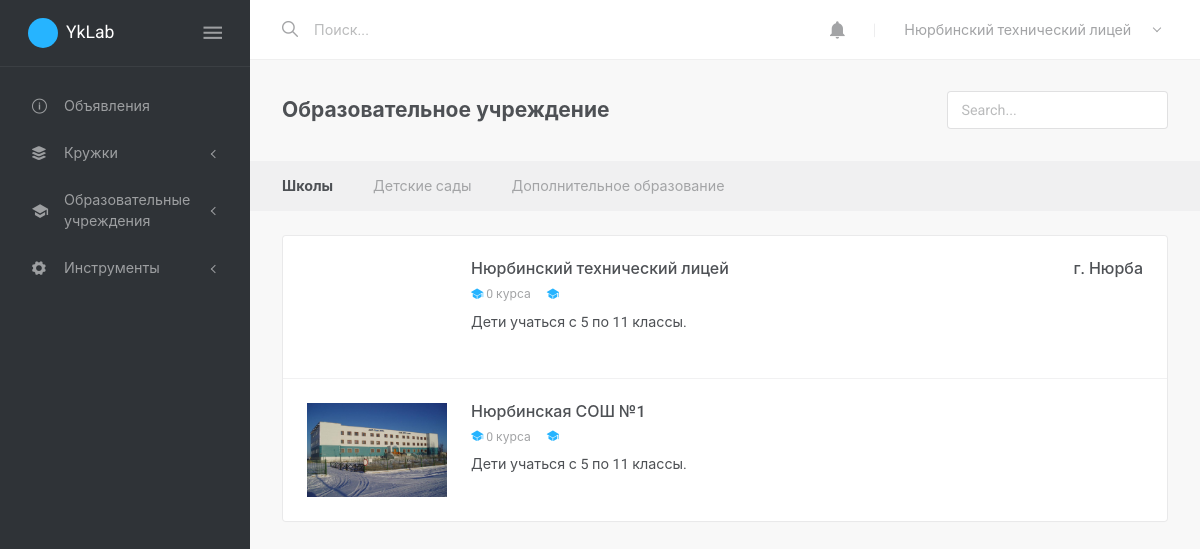
/schools/?type=SE (signed in), run on the app's committed database.
### accounts/models.py (models this page shows, shortened)
class User(AbstractBaseUser, PermissionsMixin):
    ACCOUNTS_TYPES = (
        ('SH', 'Образовательная организация'),
        ('TH', 'Учитель'),
        ('PR', 'Ученик'),
    )
    username = models.CharField(max_length=127, unique=True)
    image = models.ImageField(upload_to='avatars/', null=True, blank=True)
    name = models.CharField(max_length=127)
    type = models.CharField(max_length=2, choices=ACCOUNTS_TYPES)
    is_active = models.BooleanField(default=True)
    is_staff = models.BooleanField(default=False)
    is_verified = models.BooleanField(default=False)
    USERNAME_FIELD = 'username'
    objects = UserManager()
    @property
    def full_type(self):
        return dict(self.ACCOUNTS_TYPES)[self.type]

### school/models.py (models this page shows, shortened)
class School(models.Model):
    EDU_TYPES = (
        ('CE', 'Детское образовательное учреждение'),
        ('SE', 'Образовательное учреждение'),
        ('AE', 'Дополнительное образование')
    )
    user = models.OneToOneField(User, on_delete=models.CASCADE)
    type = models.CharField(max_length=2, choices=EDU_TYPES)
    image = models.ImageField(upload_to='schools/', default="schools/default.png")
    description = RichTextField(blank=True)
    address = models.CharField(max_length=255, blank=True)
    telephone = models.CharField(max_length=11, blank=True)
    child_amount = models.IntegerField(default=0)
    min_grade = models.IntegerField(default=5)
    max_grade = models.IntegerField(default=11)
    headteacher = models.CharField(max_length=127, blank=True)
    subheadteacher = models.CharField(max_length=127, blank=True)
    foundation_date = models.DateField(null=True, blank=True)
    email = models.EmailField(blank=True)
    site = models.CharField(max_length=63, blank=True)
    @property
    def locality(self):
        if len(self.address.split(',')) >= 2:
            return self.address.split(',')[1]
        return ""
    @property
    def name(self):
        return self.user.name

### school/views.py (the view)
# urls.py: path('schools/', views.schools, name='schools'),
@login_required()
def schools(request):
    type = request.GET.get('type', '')
    schools = School.objects.filter(type__startswith=type)
    full_type = dict(School.EDU_TYPES)[type]
    return render(request, 'school/schools.html', locals())

### templates/school/schools.html (shortened to what this page needs)
{% extends 'base-with-sidenav.html' %}
{% block content %}
<div class="layout-content">
  <div class="container-fluid flex-grow-1 container-p-y">
    <h4 class="d-flex flex-wrap justify-content-between align-items-center w-100 font-weight-bold pt-2 mb-4">
      <div class="col-12 col-md px-0 pb-2">{{full_type}}</div>
      <div class="col-12 col-md-3 px-0 pb-2">
        <input type="text" class="form-control" placeholder="Search...">
      </div>
    </h4>
    <ul class="nav bg-lighter container-p-x py-1 container-m--x mb-4">
      <li class="nav-item">
        <a class="nav-link text-dark font-weight-bold pl-0" href="{% url 'schools' %}?type=SE">Школы</a>
      </li>
      <li class="nav-item">
        <a class="nav-link text-muted" href="{% url 'schools' %}?type=CE">Детские сады</a>
      </li>
      <li class="nav-item">
        <a class="nav-link text-muted" href="{% url 'schools' %}?type=AE">Дополнительное образование</a>
      </li>
    </ul>
    <div class="card mb-4">
      <ul class="list-group list-group-flush">
        {% for school in schools %}
        <li class="list-group-item py-4">
          <div class="media flex-wrap">
            <div class="d-none d-sm-block ui-w-140">
              <a href="{% url 'school' school.id %}" class="d-block ui-rect-67 ui-bg-cover" style="background-image: url('/media/{{school.image}}');"></a>
            </div>
            <div class="media-body ml-sm-4">
              <h5 class="mb-2">
                <div class="float-right font-weight-semibold ml-3">{{school.locality}}</div>
                <a href="{% url 'school' school.id %}" class="text-dark">{{school.name}}</a>&nbsp;
              </h5>
              <div class="d-flex flex-wrap align-items-center mb-2">
                <div class="text-muted small">
                  <i class="ion ion-ios-school text-primary"></i>
                  <span>{{school.course_set.all|length}} курса</span>
                </div>
                <div class="text-muted small">
                  <i class="ion ion-ios-school text-primary"></i>
                </div>
              </div>
              <div>Дети учаться с {{school.min_grade}} по {{school.max_grade}} классы.</div>
            </div>
          </div>
        </li>
        {% endfor %}
      </ul>
    </div>
  </div>
</div>
{% endblock %}

### templates/base-with-sidenav.html (shortened to what this page needs)
{% load static %}
{% load humanize %}
<!DOCTYPE html>
<html lang="en" class="default-style">
<head>
  <link rel="stylesheet" href="{% static 'assets/vendor/fonts/fontawesome.css' %}">
  <link rel="stylesheet" href="{% static 'assets/vendor/fonts/ionicons.css' %}">
  <link rel="stylesheet" href="{% static 'assets/vendor/fonts/linearicons.css' %}">
  <link rel="stylesheet" href="{% static 'assets/vendor/fonts/open-iconic.css' %}">
  <link rel="stylesheet" href="{% static 'assets/vendor/fonts/pe-icon-7-stroke.css' %}">
  <link rel="stylesheet" href="{% static 'assets/vendor/css/rtl/bootstrap.css' %}" class="theme-settings-bootstrap-css">
  <link rel="stylesheet" href="{% static 'assets/vendor/css/rtl/appwork.css' %}" class="theme-settings-appwork-css">
  <link rel="stylesheet" href="{% static 'assets/vendor/css/rtl/theme-corporate.css' %}" class="theme-settings-theme-css">
  <link rel="stylesheet" href="{% static 'assets/vendor/css/rtl/colors.css' %}" class="theme-settings-colors-css">
  <link rel="stylesheet" href="{% static 'assets/vendor/css/rtl/uikit.css' %}">
  <link rel="stylesheet" href="{% static 'assets/css/demo.css' %}">
  <link rel="stylesheet" href="{% static 'assets/vendor/libs/perfect-scrollbar/perfect-scrollbar.css' %}">
  <link rel="stylesheet" href="{% static 'assets/vendor/libs/toastr/toastr.css' %}">
</head>
<body>
  <div class="layout-wrapper layout-2">
    <div class="layout-inner">
      <div id="layout-sidenav" class="layout-sidenav sidenav sidenav-vertical bg-dark">
        <div class="app-brand demo">
          <span class="app-brand-logo demo bg-primary">
          </span>
          <a href="/courses" class="app-brand-text demo sidenav-text font-weight-normal ml-2">YkLab</a>
          <a href="javascript:void(0)" class="layout-sidenav-toggle sidenav-link text-large ml-auto">
            <i class="ion ion-md-menu align-middle"></i>
          </a>
        </div>
        <div class="sidenav-divider mt-0"></div>
        <ul class="sidenav-inner py-1">
          <li class="sidenav-item">
            <a href="{% url 'adverts' %}" class="sidenav-link"><i class="sidenav-icon ion ion-ios-information-circle-outline"></i>
              <div>Объявления</div>
            </a>
          </li>
          <li class="sidenav-item">
            <a href="javascript:void(0)" class="sidenav-link sidenav-toggle"><i class="sidenav-icon ion ion-ios-apps"></i>
              <div>Кружки</div>
            </a>
          </li>
          <li class="sidenav-item">
            <a href="javascript:void(0)" class="sidenav-link sidenav-toggle"><i class="sidenav-icon ion ion-md-school"></i>
              <div>Образовательные учреждения</div>
            </a>
          </li>
          <li class="sidenav-item">
            <a href="javascript:void(0)" class="sidenav-link sidenav-toggle"><i class="sidenav-icon ion ion-ios-settings"></i>
              <div>Инструменты</div>
            </a>
          </li>
        </ul>
      </div>
      <div class="layout-container">
        <nav class="layout-navbar navbar navbar-expand-lg align-items-lg-center bg-white container-p-x" id="layout-navbar">
          <div class="navbar-collapse collapse" id="layout-navbar-collapse">
            <div class="navbar-nav align-items-lg-center">
              <label class="nav-item navbar-text navbar-search-box p-0 active">
                <i class="ion ion-ios-search navbar-icon align-middle"></i>
                <span class="navbar-search-input pl-2">
                  <input type="text" class="form-control navbar-text mx-2" placeholder="Поиск..." style="width:200px">
                </span>
              </label>
            </div>
            <div class="navbar-nav align-items-lg-center ml-auto">
              <div class="demo-navbar-notifications nav-item dropdown mr-lg-3">
                <a class="nav-link dropdown-toggle hide-arrow" href="#" data-toggle="dropdown">
                  <i class="ion ion-md-notifications-outline navbar-icon align-middle"></i>
                </a>
              </div>
              <div class="nav-item d-none d-lg-block text-big font-weight-light line-height-1 opacity-25 mr-3 ml-1">|</div>
              <div class="demo-navbar-user nav-item dropdown">
                <a class="nav-link dropdown-toggle" href="#" data-toggle="dropdown">
                  <span class="d-inline-flex flex-lg-row-reverse align-items-center align-middle">
                    <span class="px-1 mr-lg-2 ml-2 ml-lg-0">
                      {{request.user.name}}<br>
                    </span>
                  </span>
                </a>
              </div>
            </div>
          </div>
        </nav>
        {% block content %}
        {% endblock %}
      </div>
    </div>
  </div>
</body>
</html>

### course/static/assets/css/demo.css (style rules this page uses)
.default-style .sidenav .app-brand.demo { height: 66px; }
.app-brand-logo.demo { display: -webkit-box; display: -ms-flexbox; display: flex; width: 30px; height: 30px; border-radius: 50%; -webkit-box-align: center; -ms-flex-align: center; align-items: center; -webkit-box-pack: center; -ms-flex-pack: center; justify-content: center; }
.app-brand-text.demo { font-size: 1.1rem; }
.demo-navbar-messages .dropdown-toggle, .demo-navbar-notifications .dropdown-toggle, .demo-navbar-user .dropdown-toggle, .demo-navbar-messages.b-nav-dropdown .nav-link, .demo-navbar-notifications.b-nav-dropdown .nav-link, .demo-navbar-user.b-nav-dropdown .nav-link { white-space: nowrap; }

### data on the page
User: user.name "Нюрбинский технический лицей"
School: locality "г. Нюрба", name "Нюрбинский технический лицей", course_set.all|length "0", min_grade "5", max_grade "11"
School: image (picture), name "Нюрбинская СОШ №1", course_set.all|length "0", min_grade "5", max_grade "11"

### other printed values
{{ full_type }} "Образовательное учреждение"
